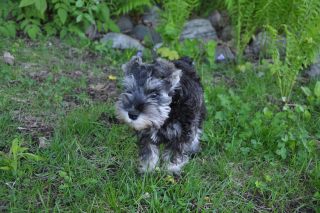
//> input picture puppy.bmp, 320 x 213 px
$ ./1-1   (built with g++ and OpenCV 4)
//> lines starting //> are read from the running program, lines starting //| are printed output that depends on the picture
/* 1-1.cpp
영상을 불러오고 띄우고 저장하기*/
#include <iostream>
#include <opencv2/opencv.hpp>

using namespace cv;
using namespace std;

void main() {

	Mat image; //빈 영상 생성
	cout << "This image is " << image.rows << " x " << image.cols << endl; //0x0

	image = imread("puppy.bmp"); //입력 영상 읽기
//> image is the input picture: 213 rows x 320 cols, CV_8UC3; mean B, G, R 73.8, 106.5, 77.2
	if (image.empty()) {
		cout << "unloaded" << endl;
		return;
	}
	cout << "Loaded image is " << image.rows << " x " << image.cols << endl;
//| Loaded image is 213 x 320
	cout << "channels: " << image.channels() << endl;
//| channels: 3
	cout << "type: " << image.type() << endl;
//| type: 16
	cout << "depth: " << image.depth() << endl;
//| depth: 0

	namedWindow("Original Image"); //Window 정의(선택 사항), window를 이름으로 식별
	imshow("Original Image", image);

	//------------------------------------------------------------------------------------

	Mat flip1, flip0, flipM1;
	flip(image, flip1, 1); //좌우반전(수평)
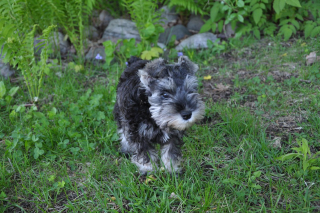
//> flip1: 213 rows x 320 cols, CV_8UC3; mean B, G, R 73.8, 106.5, 77.2
	flip(image, flip0, 0); //상하반전(수직)
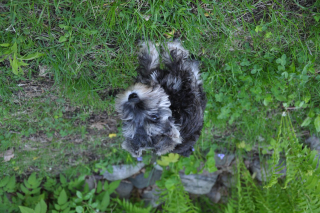
//> flip0: 213 rows x 320 cols, CV_8UC3; mean B, G, R 73.8, 106.5, 77.2
	flip(image, flipM1, -1); //상하좌우반전(모두)
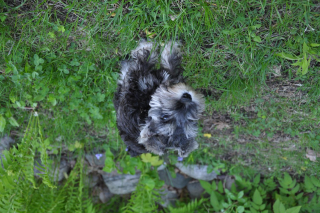
//> flipM1: 213 rows x 320 cols, CV_8UC3; mean B, G, R 73.8, 106.5, 77.2

	imshow("flip1", flip1);
	imshow("flip0", flip0);
	imshow("flip-1", flipM1);

	//------------------------------------------------------------------------------------

	//영상 저장 압축 양식
	//CV_IMWRITE_JPEG_QUALITY (0~100, default 95): JPEG파일로 저장, 높을수록 화질 up, 압축률 down
	//CV_IMWRITE_PNG_COMPRESSION (0~9, default 3): PNG 파일, 높을수록 압축률 up, 압축시간 up

	//CV_IMWRITE_JPEG_QUALITY = 95(default)
	imwrite("output1.jpeg", flip1);

	//CV_IMWRITE_JPEG_QUALITY = 10
	vector<int> param_jpg;
	param_jpg.push_back(CV_IMWRITE_JPEG_QUALITY);
	param_jpg.push_back(10);
	imwrite("output2.jpeg", flip1, param_jpg);

	//------------------------------------------------------------------------------------

	image = imread("puppy.bmp", CV_LOAD_IMAGE_GRAYSCALE); //0, CV_8U(부호없는 바이트)
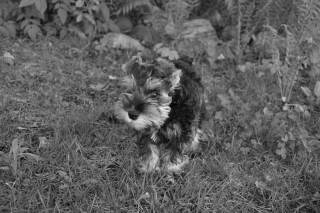
//> image: 213 rows x 320 cols, CV_8UC1; min 7, max 228, mean 94
	image = imread("puppy.bmp", CV_LOAD_IMAGE_COLOR); //1 (default), CV_8UC3(화소당 3바이트)
	//인자를 음수 값으로 주면 영상을 저장했던 포맷 그대로 읽는다.

	waitKey(0); // 0 : 키 입력을 무한히 기다림 / 양수 : ms 단위로 주어진 시간동안 기다림
}

$ run again, with BALLOON2.bmp copied over puppy.bmp
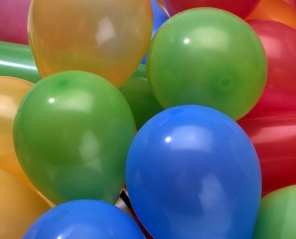
//> input picture BALLOON2.bmp, 296 x 239 px
//> image is the input picture: 239 rows x 296 cols, CV_8UC3; mean B, G, R 96.3, 111, 104.7
//| Loaded image is 239 x 296
//| channels: 3
//| type: 16
//| depth: 0
//> `flip(image, flipM1, -1);`:
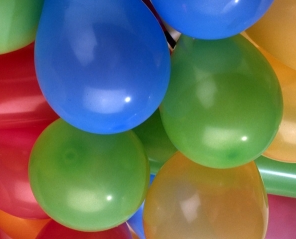
//> flipM1: 239 rows x 296 cols, CV_8UC3; mean B, G, R 96.3, 111, 104.7
//> `image = imread("puppy.bmp", CV_LOAD_IMAGE_GRAYSCALE);`:
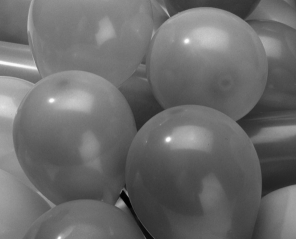
//> image: 239 rows x 296 cols, CV_8UC1; min 1, max 252, mean 107.4

$ run again, with book.bmp copied over puppy.bmp
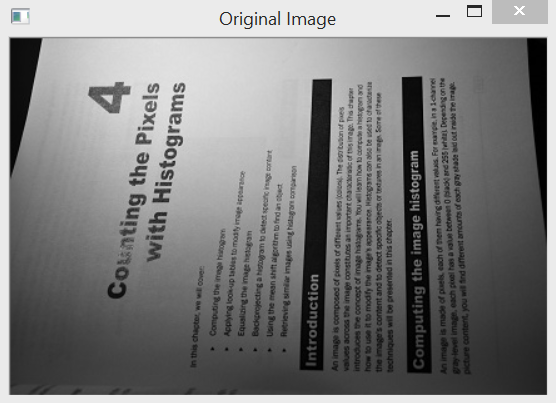
//> input picture book.bmp, 556 x 403 px
//> image is the input picture: 403 rows x 556 cols, CV_8UC3; mean B, G, R 126.1, 126.1, 126.1
//| Loaded image is 403 x 556
//| channels: 3
//| type: 16
//| depth: 0
//> `flip(image, flip0, 0);`:
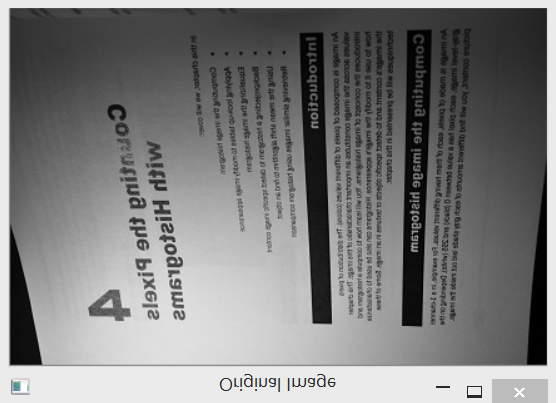
//> flip0: 403 rows x 556 cols, CV_8UC3; mean B, G, R 126.1, 126.1, 126.1
//> `flip(image, flipM1, -1);`:
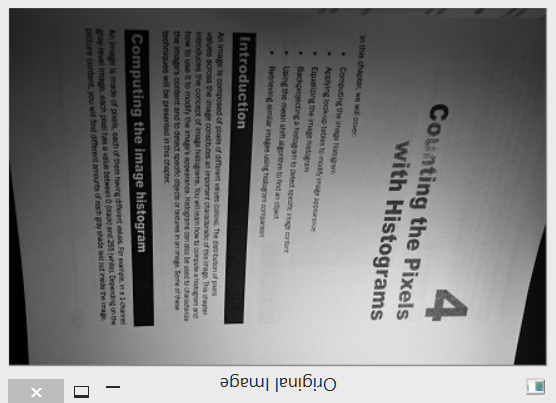
//> flipM1: 403 rows x 556 cols, CV_8UC3; mean B, G, R 126.1, 126.1, 126.1
//> image: 403 rows x 556 cols, CV_8UC1

$ run again, with peppers.bmp copied over puppy.bmp
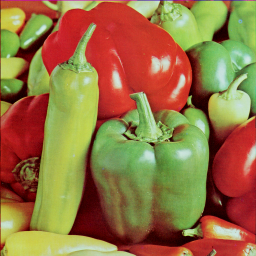
//> input picture peppers.bmp, 256 x 256 px
//> image is the input picture: 256 rows x 256 cols, CV_8UC3; mean B, G, R 66.2, 115.2, 149.4
//| Loaded image is 256 x 256
//| channels: 3
//| type: 16
//| depth: 0
//> `flip(image, flipM1, -1);`:
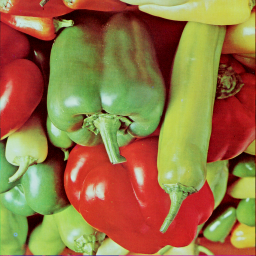
//> flipM1: 256 rows x 256 cols, CV_8UC3; mean B, G, R 66.2, 115.2, 149.4
//> `image = imread("puppy.bmp", CV_LOAD_IMAGE_GRAYSCALE);`:
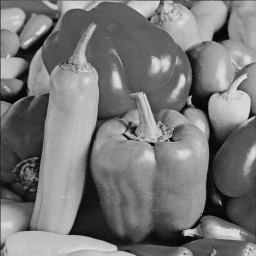
//> image: 256 rows x 256 cols, CV_8UC1; min 3, max 225, mean 119.9
